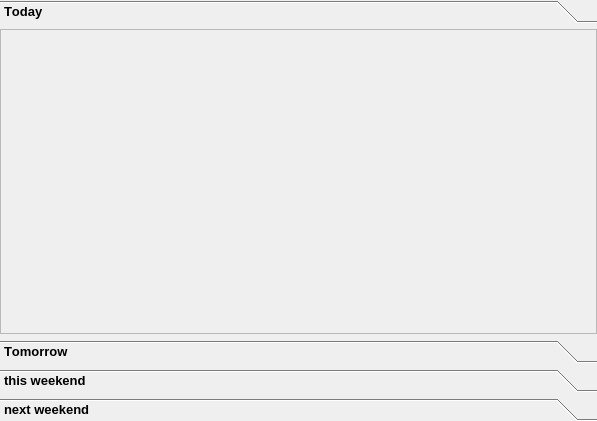
<?xml version="1.0" encoding="UTF-8"?>
<ui version="4.0">
 <class>Sports</class>
 <widget class="QFrame" name="Sports">
  <property name="geometry">
   <rect>
    <x>0</x>
    <y>0</y>
    <width>597</width>
    <height>421</height>
   </rect>
  </property>
  <property name="font">
   <font>
    <stylestrategy>PreferAntialias</stylestrategy>
   </font>
  </property>
  <property name="windowTitle">
   <string>Frame</string>
  </property>
  <layout class="QHBoxLayout" name="SportsLayout">
   <property name="spacing">
    <number>0</number>
   </property>
   <property name="leftMargin">
    <number>0</number>
   </property>
   <property name="topMargin">
    <number>0</number>
   </property>
   <property name="rightMargin">
    <number>0</number>
   </property>
   <property name="bottomMargin">
    <number>0</number>
   </property>
   <item>
    <widget class="QFrame" name="frame">
     <layout class="QHBoxLayout" name="horizontalLayout">
      <property name="spacing">
       <number>0</number>
      </property>
      <property name="leftMargin">
       <number>0</number>
      </property>
      <property name="topMargin">
       <number>0</number>
      </property>
      <property name="rightMargin">
       <number>0</number>
      </property>
      <property name="bottomMargin">
       <number>0</number>
      </property>
      <item>
       <widget class="QToolBox" name="toolBox">
        <property name="font">
         <font>
          <pointsize>10</pointsize>
          <weight>75</weight>
          <bold>true</bold>
          <underline>false</underline>
          <strikeout>false</strikeout>
          <stylestrategy>PreferDefault</stylestrategy>
          <kerning>false</kerning>
         </font>
        </property>
        <property name="frameShadow">
         <enum>QFrame::Plain</enum>
        </property>
        <property name="currentIndex">
         <number>0</number>
        </property>
        <property name="tabSpacing">
         <number>6</number>
        </property>
        <widget class="QWidget" name="widget_2">
         <property name="geometry">
          <rect>
           <x>0</x>
           <y>0</y>
           <width>597</width>
           <height>301</height>
          </rect>
         </property>
         <attribute name="icon">
          <iconset>
           <normaloff>C:/Users/admin/Desktop/img/icons/runer-silhouette-running-fast.png</normaloff>C:/Users/admin/Desktop/img/icons/runer-silhouette-running-fast.png</iconset>
         </attribute>
         <attribute name="label">
          <string>Today</string>
         </attribute>
         <layout class="QGridLayout">
          <property name="leftMargin">
           <number>0</number>
          </property>
          <property name="topMargin">
           <number>0</number>
          </property>
          <property name="rightMargin">
           <number>0</number>
          </property>
          <property name="bottomMargin">
           <number>0</number>
          </property>
          <property name="spacing">
           <number>0</number>
          </property>
          <item row="0" column="0">
           <widget class="QScrollArea" name="scrollArea">
            <property name="font">
             <font>
              <stylestrategy>PreferDefault</stylestrategy>
             </font>
            </property>
            <property name="focusPolicy">
             <enum>Qt::StrongFocus</enum>
            </property>
            <property name="widgetResizable">
             <bool>true</bool>
            </property>
            <widget class="QWidget" name="widget_9">
             <property name="geometry">
              <rect>
               <x>0</x>
               <y>0</y>
               <width>595</width>
               <height>299</height>
              </rect>
             </property>
             <property name="font">
              <font>
               <stylestrategy>NoAntialias</stylestrategy>
              </font>
             </property>
             <layout class="QHBoxLayout" name="today_sports_wrapper">
              <property name="leftMargin">
               <number>5</number>
              </property>
              <property name="topMargin">
               <number>5</number>
              </property>
              <property name="rightMargin">
               <number>5</number>
              </property>
              <property name="bottomMargin">
               <number>5</number>
              </property>
             </layout>
            </widget>
           </widget>
          </item>
         </layout>
        </widget>
        <widget class="QWidget" name="widget_3">
         <property name="geometry">
          <rect>
           <x>0</x>
           <y>0</y>
           <width>597</width>
           <height>301</height>
          </rect>
         </property>
         <attribute name="icon">
          <iconset>
           <normaloff>C:/Users/admin/Desktop/img/icons/runer-silhouette-running-fast.png</normaloff>C:/Users/admin/Desktop/img/icons/runer-silhouette-running-fast.png</iconset>
         </attribute>
         <attribute name="label">
          <string>Tomorrow</string>
         </attribute>
         <layout class="QGridLayout" name="gridLayout_7">
          <property name="leftMargin">
           <number>0</number>
          </property>
          <property name="topMargin">
           <number>0</number>
          </property>
          <property name="rightMargin">
           <number>0</number>
          </property>
          <property name="bottomMargin">
           <number>0</number>
          </property>
          <property name="spacing">
           <number>0</number>
          </property>
          <item row="0" column="0">
           <widget class="QScrollArea" name="scrollArea_3">
            <property name="widgetResizable">
             <bool>true</bool>
            </property>
            <widget class="QWidget" name="widget_4">
             <property name="geometry">
              <rect>
               <x>0</x>
               <y>0</y>
               <width>595</width>
               <height>299</height>
              </rect>
             </property>
             <layout class="QHBoxLayout" name="tomorrow_sports_wrapper">
              <property name="leftMargin">
               <number>5</number>
              </property>
              <property name="topMargin">
               <number>5</number>
              </property>
              <property name="rightMargin">
               <number>5</number>
              </property>
              <property name="bottomMargin">
               <number>5</number>
              </property>
             </layout>
            </widget>
           </widget>
          </item>
         </layout>
        </widget>
        <widget class="QWidget" name="widget_5">
         <property name="geometry">
          <rect>
           <x>0</x>
           <y>0</y>
           <width>597</width>
           <height>301</height>
          </rect>
         </property>
         <attribute name="icon">
          <iconset>
           <normaloff>C:/Users/admin/Desktop/img/icons/runer-silhouette-running-fast.png</normaloff>C:/Users/admin/Desktop/img/icons/runer-silhouette-running-fast.png</iconset>
         </attribute>
         <attribute name="label">
          <string>this weekend</string>
         </attribute>
         <layout class="QGridLayout" name="gridLayout_10">
          <property name="leftMargin">
           <number>0</number>
          </property>
          <property name="topMargin">
           <number>0</number>
          </property>
          <property name="rightMargin">
           <number>0</number>
          </property>
          <property name="bottomMargin">
           <number>0</number>
          </property>
          <property name="spacing">
           <number>0</number>
          </property>
          <item row="0" column="0">
           <widget class="QScrollArea" name="scrollArea_4">
            <property name="widgetResizable">
             <bool>true</bool>
            </property>
            <widget class="QWidget" name="widget_6">
             <property name="geometry">
              <rect>
               <x>0</x>
               <y>0</y>
               <width>595</width>
               <height>299</height>
              </rect>
             </property>
             <layout class="QHBoxLayout" name="thisweekend_sports_wrapper">
              <property name="leftMargin">
               <number>5</number>
              </property>
              <property name="topMargin">
               <number>5</number>
              </property>
              <property name="rightMargin">
               <number>5</number>
              </property>
              <property name="bottomMargin">
               <number>5</number>
              </property>
             </layout>
            </widget>
           </widget>
          </item>
         </layout>
        </widget>
        <widget class="QWidget" name="widget_7">
         <property name="geometry">
          <rect>
           <x>0</x>
           <y>0</y>
           <width>597</width>
           <height>301</height>
          </rect>
         </property>
         <attribute name="icon">
          <iconset>
           <normaloff>C:/Users/admin/Desktop/img/icons/runer-silhouette-running-fast.png</normaloff>C:/Users/admin/Desktop/img/icons/runer-silhouette-running-fast.png</iconset>
         </attribute>
         <attribute name="label">
          <string>next weekend</string>
         </attribute>
         <layout class="QGridLayout" name="gridLayout_12">
          <property name="leftMargin">
           <number>0</number>
          </property>
          <property name="topMargin">
           <number>0</number>
          </property>
          <property name="rightMargin">
           <number>0</number>
          </property>
          <property name="bottomMargin">
           <number>0</number>
          </property>
          <property name="spacing">
           <number>0</number>
          </property>
          <item row="0" column="0">
           <widget class="QScrollArea" name="scrollArea_5">
            <property name="widgetResizable">
             <bool>true</bool>
            </property>
            <widget class="QWidget" name="widget_8">
             <property name="geometry">
              <rect>
               <x>0</x>
               <y>0</y>
               <width>595</width>
               <height>299</height>
              </rect>
             </property>
             <layout class="QHBoxLayout" name="nextweekend_sports_wrapper">
              <property name="leftMargin">
               <number>5</number>
              </property>
              <property name="topMargin">
               <number>5</number>
              </property>
              <property name="rightMargin">
               <number>5</number>
              </property>
              <property name="bottomMargin">
               <number>5</number>
              </property>
             </layout>
            </widget>
           </widget>
          </item>
         </layout>
        </widget>
       </widget>
      </item>
     </layout>
    </widget>
   </item>
  </layout>
 </widget>
 <resources/>
 <connections/>
</ui>
